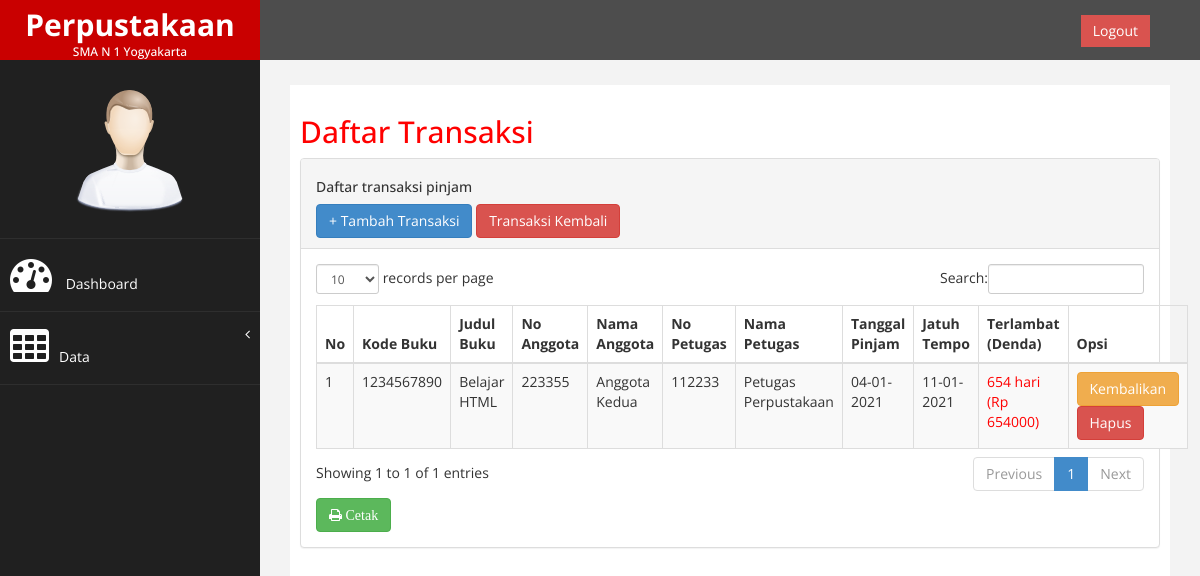
Page /halaman/petugas/data/transaksi/transaksi_buku.php on the committed database.
### tables this page shows
CREATE TABLE `tab_transaksi` (
  `id_transaksi` int(10) NOT NULL,
  `kode_buku` int(10) NOT NULL,
  `no_anggota` int(10) NOT NULL,
  `no_petugas` int(10) NOT NULL,
  `kode_pinjam` int(10) NOT NULL,
  `kode_kembali` int(10) NOT NULL,
  `status` enum('Pinjam','Kembali') NOT NULL
);

CREATE TABLE `tab_buku` (
  `kode_buku` int(10) NOT NULL,
  `judul_buku` varchar(200) NOT NULL,
  `penulis_buku` varchar(200) NOT NULL,
  `penerbit_buku` varchar(100) NOT NULL,
  `tahun_terbit` varchar(4) NOT NULL
);

CREATE TABLE `tab_anggota` (
  `no_anggota` int(10) NOT NULL,
  `nama_anggota` varchar(200) NOT NULL,
  `email` varchar(100) NOT NULL,
  `no_hp` varchar(20) NOT NULL,
  `alamat` varchar(200) NOT NULL,
  `username` varchar(100) NOT NULL,
  `password` varchar(100) NOT NULL,
  `ulang_pass` varchar(100) NOT NULL
);

CREATE TABLE `tab_petugas` (
  `no_petugas` int(11) NOT NULL,
  `nama_petugas` varchar(200) NOT NULL,
  `username` varchar(100) NOT NULL,
  `password` varchar(100) NOT NULL,
  `ulang_pass` varchar(100) NOT NULL
);

CREATE TABLE `tab_pinjam` (
  `kode_pinjam` int(10) NOT NULL,
  `tgl_pinjam` varchar(50) NOT NULL,
  `jatuh_tempo` varchar(50) NOT NULL
);

### halaman/petugas/data/transaksi/terlambat_kembali.php (called while the page is built)
<?php
function terlambat($tgl_dateline, $tgl_kembali) {
$tgl_dateline_pcs = explode ("-", $tgl_dateline);
$tgl_dateline_pcs = $tgl_dateline_pcs[2]."-".$tgl_dateline_pcs[1]."-".$tgl_dateline_pcs[0];
$tgl_kembali_pcs = explode ("-", $tgl_kembali);
$tgl_kembali_pcs = $tgl_kembali_pcs[2]."-".$tgl_kembali_pcs[1]."-".$tgl_kembali_pcs[0];
$selisih = strtotime ($tgl_kembali_pcs) - strtotime ($tgl_dateline_pcs);
$selisih = $selisih / 86400;
if ($selisih>=1) {
	$hasil_tgl = floor($selisih);
}
else {
	$hasil_tgl = 0;
}
return $hasil_tgl;
}
?>

### halaman/petugas/data/transaksi/transaksi_buku.php (the view, shortened to what this page needs)
<!DOCTYPE html>
<html xmlns="http://www.w3.org/1999/xhtml">
<head>
    <link href="../../../assets/css/bootstrap.css" rel="stylesheet" />
    <link href="../../../assets/css/font-awesome.css" rel="stylesheet" />
    <link href="../../../assets/js/morris/morris-0.4.3.min.css" rel="stylesheet" />
    <link href="../../../assets/css/custom.css" rel="stylesheet" />
    <link href="../../../assets/js/dataTables/dataTables.bootstrap.css" rel="stylesheet" />
</head>
<body>
    <div id="wrapper">
        <nav class="navbar navbar-default navbar-cls-top " role="navigation" style="margin-bottom: 0">
            <div class="navbar-header">
                <a class="navbar-brand" href="">
                    Perpustakaan<h6>SMA N 1 Yogyakarta</h6>
                </a>
            </div>
  <div style="color: white;
padding: 15px 50px 5px 50px;
float: right;
font-size: 16px;"><a href="../../logout.php" class="btn btn-danger square-btn-adjust">Logout</a> </div>
        </nav>
                <nav class="navbar-default navbar-side" role="navigation">
            <div class="sidebar-collapse">
                <ul class="nav" id="main-menu">
				<li class="text-center">
                    <img src="../../../assets/img/find_user.png" class="user-image img-responsive"/>
					</li>
                    <li>
                        <a href="../../dashboard.php"><i class="fa fa-dashboard fa-3x"></i> Dashboard</a>
                    </li>
                    <li>
                        <a href="#"><i class="fa fa-table fa-3x"></i>Data<span class="fa arrow"></span></a>
                    </li>
                </ul>
            </div>
        </nav>
        <div id="page-wrapper" >
            <div id="page-inner">
                <div class="row">
                    <div class="col-md-12">
                     <h2>Daftar Transaksi</h2>
                    </div>
                </div>
                 <div class="panel panel-default">
                <div class="panel-heading">
                    <h5>Daftar transaksi pinjam</h5>
                     <a href="transaksi_pinjam.php" class="btn btn-primary">+ Tambah Transaksi</a>
                     <a href="transaksi_kembali.php" class="btn btn-danger">Transaksi Kembali</a>
                </div>
                        <div class="panel-body">
                            <div class="table-responsive">
                                <table class="table table-striped table-bordered table-hover" id="dataTables-example">
                                    <thead>
                                        <tr>
                                            <th>No</th>
                                            <th>Kode Buku</th>
                                            <th>Judul Buku</th>
                                            <th>No Anggota</th>
                                            <th>Nama Anggota</th>
                                            <th>No Petugas</th>
                                            <th>Nama Petugas</th>
                                            <th>Tanggal Pinjam</th>
                                            <th>Jatuh Tempo</th>
                                            <th>Terlambat (Denda)</th>
                                            <th>Opsi</th>
                                        </tr>
                                    </thead>
                                    <tbody>
                                        <?php
                                        include "../../../../koneksi.php";
                                        $no = 1;
                                        $ambil = mysqli_query($koneksi,"SELECT*FROM tab_transaksi
                                        INNER JOIN tab_buku ON tab_buku.kode_buku = tab_transaksi.kode_buku
                                        INNER JOIN tab_anggota ON tab_anggota.no_anggota = tab_transaksi.no_anggota
                                        INNER JOIN tab_petugas ON tab_petugas.no_petugas = tab_transaksi.no_petugas
                                        INNER JOIN tab_pinjam ON tab_pinjam.kode_pinjam = tab_transaksi.kode_pinjam
                                        WHERE status='Pinjam'");
                                        while ($data = mysqli_fetch_array($ambil)) {
                                            ?>
                                            <tr class="odd gradeX">
                                                <td><?php echo $no++; ?></td>
                                                <td><?php echo $data['kode_buku']; ?></td>
                                                <td><?php echo $data['judul_buku']; ?></td>
                                                <td><?php echo $data['no_anggota']; ?></td>
                                                <td><?php echo $data['nama_anggota']; ?></td>
                                                <td><?php echo $data['no_petugas']; ?></td>
                                                <td><?php echo $data['nama_petugas']; ?></td>
                                                <td><?php echo $data['tgl_pinjam']; ?></td>
                                                <td><?php echo $data['jatuh_tempo']; ?></td>
                                                <td>
                                                <?php
                                                    include_once "terlambat_kembali.php";
                        	                        $denda = 1000;
                        	                        $tanggal_dateline = $data['jatuh_tempo'];
                        	                        $jatuh_tempo=date('Y-m-d');
                        	                        $lambat = terlambat($tanggal_dateline, $jatuh_tempo);
                        	                        $denda1 = $lambat*$denda;
                        	                        if ($lambat>0) {
                        		                        echo "<font color='red'>$lambat hari<br>(Rp $denda1) </font>";
                        	                        }else{
                        		                        echo $lambat . " hari";
                        	                        }
                        	                    ?>
                                                </td>
                                                <td>
                                                    <a href="kembali.php?id=<?php echo $data['id_transaksi']; ?>"class="btn btn-warning">Kembalikan</a>
                                                    <a href="hapus_transaksi.php?id=<?php echo $data['id_transaksi']; ?>" class="btn btn-danger">Hapus</a>
                                                </td>
                                            </tr>
                                            <?php
                                        }
                                        ?>
                                    </tbody>
                                </table>
                                <a href="../laporan/laporan_pinjam.php" target="_blank" class="btn btn-success"><i class="fa fa-print"> Cetak </i></a>
                            </div>
                        </div>
                    </div>
    </div>
            </div>
        </div>
</body>
</html>

### halaman/assets/css/custom.css (style rules this page uses)
body { font-family: 'Open Sans', sans-serif; }
#wrapper { width: 100%; background:#202020; }
#page-wrapper { padding: 15px 15px; min-height: 600px; background:#F3F3F3; }
#page-inner { width:100%; margin:10px 20px 10px 0px; background-color:#fff!important; padding:10px; min-height:1200px; }
.text-center { text-align:center; }
h2 { color: #f00; }
.square-btn-adjust { border: 0px solid transparent; -webkit-border-radius: 0px; -moz-border-radius: 0px; border-radius: 0px; }
.user-image { margin: 25px auto; -webkit-border-radius: 10px; -moz-border-radius: 10px; border-radius: 10px; max-height:170px; max-width:170px; }
.navbar-cls-top .navbar-brand { color: #fff; background: #C90000; width: 260px; text-align: center; height: 60px; font-size: 30px; font-weight: 700; }
.arrow { float: right; }
.fa.arrow:before { content: "\f104"; }
.sidebar-collapse , .sidebar-collapse .nav { background:none; }
.sidebar-collapse .nav { padding:0; }
.sidebar-collapse .nav > li > a { color:#fff; background:#202020; text-shadow:none; }
.sidebar-collapse > .nav > li > a { padding:15px 10px; }
.sidebar-collapse > .nav > li { border-bottom: 1px solid rgba(107, 108, 109, 0.19); }
.navbar-side { border:none; background-color: #202020; }
.navbar-cls-top { background:#4D4D4D; border-bottom:none; }
.navbar-default { border:0px solid black; }
.navbar-header { background: #A70303; }
.nav > li > a > i { margin-right:10px; }
@media (min-width:768px) { #page-wrapper { margin: 0 0 0 260px; padding: 15px 30px; min-height: 1200px; } }
@media (min-width:768px) { .navbar-side { z-index: 1; position: absolute; width: 260px; } }
@media (min-width:768px) { .navbar { border-radius: 0px; } }

### rows in the picture
tab_transaksi: kode_buku.kode_buku "1234567890", kode_buku.judul_buku "Belajar HTML", no_anggota.no_anggota "223355", no_anggota.nama_anggota "Anggota Kedua", no_petugas.no_petugas "112233", no_petugas.nama_petugas "Petugas Perpustakaan", kode_pinjam.tgl_pinjam "04-01-2021", kode_pinjam.jatuh_tempo "11-01-2021", kode_pinjam.jatuh_tempo "654", kode_pinjam.jatuh_tempo "654000"
